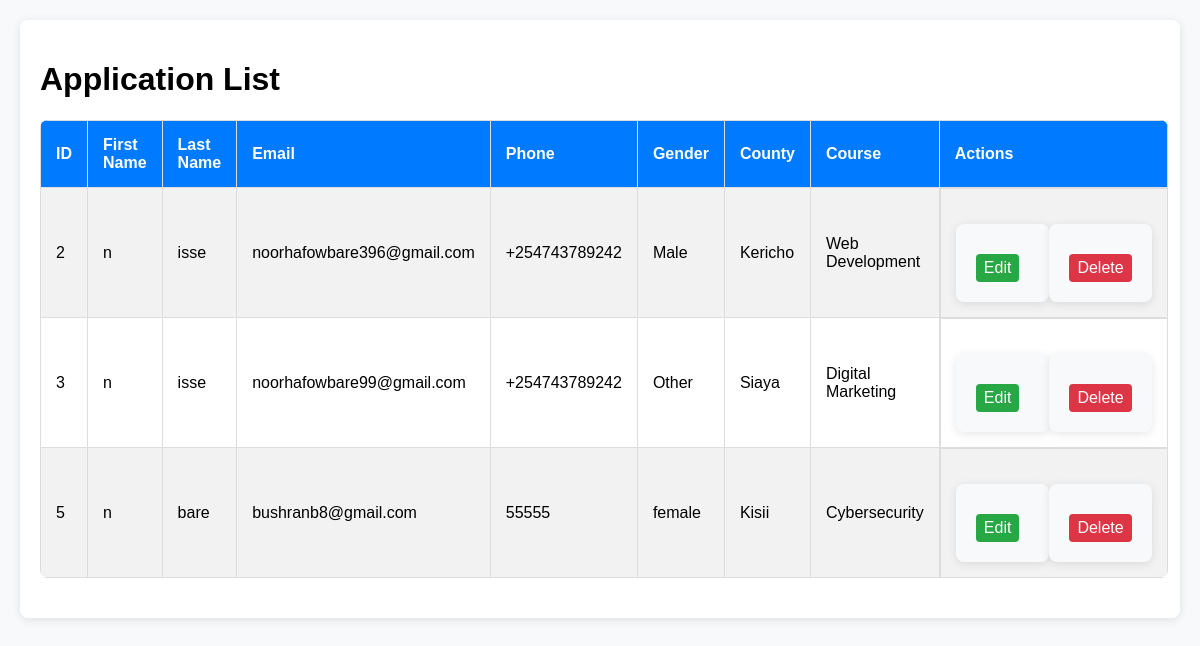
The page /admin/applications on the database as committed earlier.
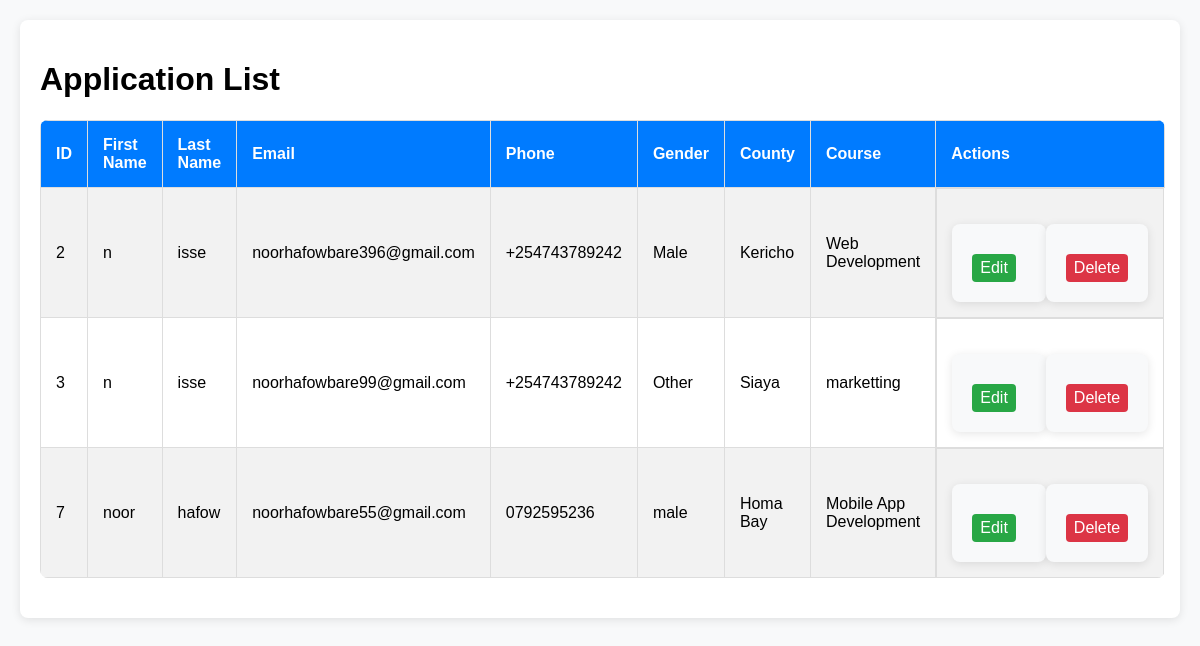
The same page on the database as committed later.
### tables this page shows
CREATE TABLE applications (
                    id INTEGER PRIMARY KEY AUTOINCREMENT,
                    first_name TEXT NOT NULL,
                    last_name TEXT NOT NULL,
                    email TEXT NOT NULL,
                    phone TEXT NOT NULL,
                    gender TEXT NOT NULL,
                    county TEXT NOT NULL,
                    course TEXT NOT NULL
                );

### app.py (the view)
@app.route('/admin/applications')
def view_applications():
    conn = get_db_connection()
    applications = conn.execute('SELECT * FROM applications').fetchall()
    conn.close()
    return render_template('applications.html', applications=applications)

### app.py (called while the page is built)
def get_db_connection():
    conn = sqlite3.connect('database.db')
    conn.row_factory = sqlite3.Row
    return conn

### templates/applications.html (shortened to what this page needs)
<!DOCTYPE html>
<html lang="en">
  <head>
    <link
      rel="stylesheet"
      href="{{ url_for('static', filename='css/admin.css') }}"
    />
  </head>
  <body>
    <div class="container">
      <h1>Application List</h1>
      <table>
        <tr>
          <th>ID</th>
          <th>First Name</th>
          <th>Last Name</th>
          <th>Email</th>
          <th>Phone</th>
          <th>Gender</th>
          <th>County</th>
          <th>Course</th>
          <th>Actions</th>
        </tr>
        {% for application in applications %}
        <tr>
          <td>{{ application.id }}</td>
          <td>{{ application.first_name }}</td>
          <td>{{ application.last_name }}</td>
          <td>{{ application.email }}</td>
          <td>{{ application.phone }}</td>
          <td>{{ application.gender }}</td>
          <td>{{ application.county }}</td>
          <td>{{ application.course }}</td>
          <td class="actions">
            <form
              action="{{ url_for('edit_application', id=application.id) }}"
              method="GET"
              style="display: inline"
            >
              <button class="edit" type="submit">Edit</button>
            </form>
            <form
              action="{{ url_for('delete_application', id=application.id) }}"
              method="POST"
              style="display: inline"
            >
              <button
                class="delete"
                type="submit"
                onclick="return confirm('Are you sure you want to delete this application?');"
              >
                Delete
              </button>
            </form>
          </td>
        </tr>
        {% endfor %}
      </table>
    </div>
  </body>
</html>

### static/css/admin.css (style rules this page uses)
body { font-family: Arial, sans-serif; background-color: #f8f9fa; margin: 0; padding: 20px; }
.container { max-width: 1200px; margin: 0 auto; padding: 20px; background-color: white; border-radius: 8px; box-shadow: 0 2px 10px rgba(0, 0, 0, 0.1); }
table { width: 100%; border-collapse: collapse; margin-bottom: 20px; background-color: white; border-radius: 8px; overflow: hidden; }
table th, table td { padding: 15px; border: 1px solid #ddd; text-align: left; }
table th { background-color: #007bff; color: white; font-size: 16px; }
table tr:nth-child(even) { background-color: #f2f2f2; }
button.edit { background-color: #28a745; color: white; border: none; padding: 5px 8px; border-radius: 4px; cursor: pointer; margin-right: 10px; }
button.delete { background-color: #dc3545; color: white; border: none; padding: 5px 8px; border-radius: 4px; cursor: pointer; }
.actions { display: flex; justify-content: flex-start; align-items: center; }
form { margin-top: 20px; background-color: #f8f9fa; padding: 20px; border-radius: 8px; box-shadow: 0 2px 10px rgba(0, 0, 0, 0.1); }
form button { background-color: #007bff; color: white; padding: 12px 20px; border: none; border-radius: 4px; cursor: pointer; font-size: 16px; margin-top: 10px; }

Rows that differ between the two databases and show on the page:
removed applications: id "5", first_name "n", last_name "bare", email "bushranb8@gmail.com", phone "55555", gender "female", county "Kisii", course "Cybersecurity"
changed applications "noorhafowbare99@gmail.com": course "Digital Marketing" → "marketting"
added applications: id "7", first_name "noor", last_name "hafow", email "noorhafowbare55@gmail.com", phone "0792595236", gender "male", county "Homa Bay", course "Mobile App Development"
